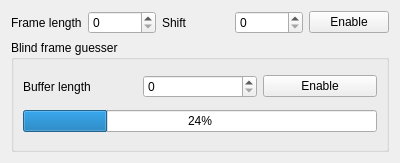
<?xml version="1.0" encoding="UTF-8"?>
<ui version="4.0">
 <class>FACFrameSyncUI</class>
 <widget class="QWidget" name="FACFrameSyncUI">
  <property name="geometry">
   <rect>
    <x>0</x>
    <y>0</y>
    <width>400</width>
    <height>163</height>
   </rect>
  </property>
  <property name="windowTitle">
   <string>Form</string>
  </property>
  <layout class="QGridLayout" name="gridLayout_2">
   <item row="0" column="0">
    <widget class="QLabel" name="label">
     <property name="text">
      <string>Frame length</string>
     </property>
    </widget>
   </item>
   <item row="0" column="1">
    <widget class="QSpinBox" name="spinBox"/>
   </item>
   <item row="0" column="2">
    <widget class="QLabel" name="label_2">
     <property name="text">
      <string>Shift</string>
     </property>
    </widget>
   </item>
   <item row="0" column="3">
    <widget class="QSpinBox" name="spinBox_2"/>
   </item>
   <item row="0" column="4">
    <widget class="QPushButton" name="pushButton">
     <property name="text">
      <string>Enable</string>
     </property>
    </widget>
   </item>
   <item row="1" column="0" colspan="5">
    <widget class="QGroupBox" name="groupBox">
     <property name="title">
      <string>Blind frame guesser</string>
     </property>
     <layout class="QGridLayout" name="gridLayout">
      <item row="0" column="0">
       <widget class="QLabel" name="label_3">
        <property name="text">
         <string>Buffer length</string>
        </property>
       </widget>
      </item>
      <item row="0" column="1">
       <widget class="QSpinBox" name="spinBox_3"/>
      </item>
      <item row="0" column="2">
       <widget class="QPushButton" name="pushButton_2">
        <property name="text">
         <string>Enable</string>
        </property>
       </widget>
      </item>
      <item row="1" column="0" colspan="3">
       <widget class="QProgressBar" name="progressBar">
        <property name="value">
         <number>24</number>
        </property>
       </widget>
      </item>
     </layout>
    </widget>
   </item>
  </layout>
 </widget>
 <resources/>
 <connections/>
</ui>
